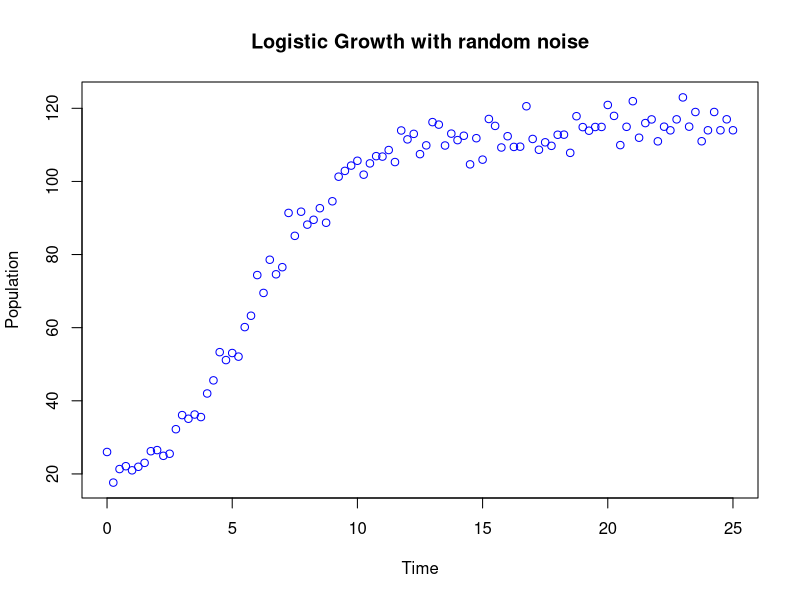
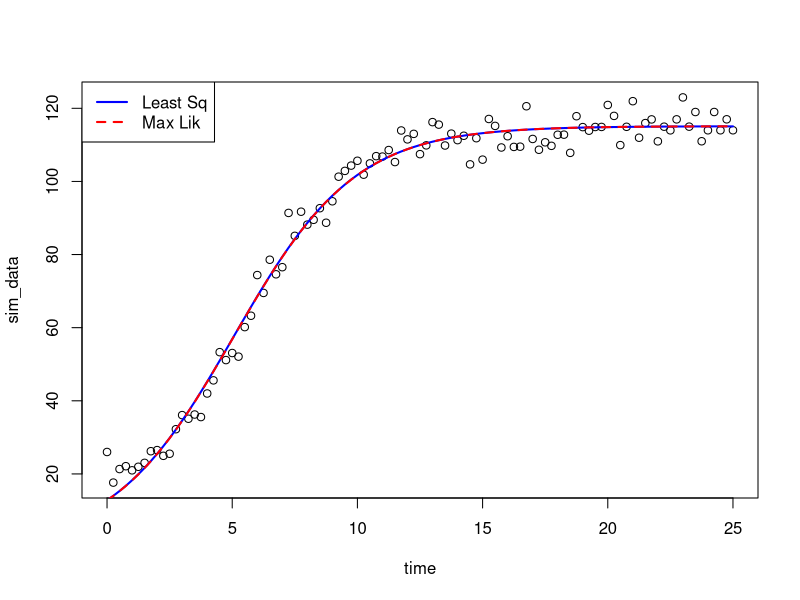

Recreate these plots in R, in order.
## ---- chunk 1
# Parameters
r <- 0.5
K <- 100
error <- 15
y0 <- 5

# Define a logistic growth function with noise
logistic_noised <- function(t, r, K, y0, error) {
  growth <- K / (1 + ((K - y0) / y0) * exp(-r * t))
  return(growth + rpois(1, lambda = error)) # Add random error
}

# Create the time vector
time <- seq(0, 25, 0.25)

# Apply the logistic function over the time vector
sim_data <- sapply(time, logistic_noised, r = r, K = K, y0 = y0, error = error)

# Plot the result
plot(time, sim_data, col = "blue", xlab = "Time", ylab = "Population", main = "Logistic Growth with random noise")
## ---- chunk 2
logistic <- function(t, r, K, y0) {
  K / (1 + ((K - y0) / y0) * exp(-r * t))
}
## ---- chunk 3
# NB : theta is a vector of parameters
SSE <- function(theta) {
  r <- theta[1]
  K <- theta[2]
  y0 <- theta[3]
  mod_pred <- sapply(time, logistic, r = r, K = K, y0 = y0)
  return(sum((sim_data - mod_pred)**2))
}
## ---- chunk 4
ig_r <- 1
ig_K <- 75
ig_y0 <- 2
fitted_params_SSE <- optim(c(ig_r, ig_K, ig_y0), SSE)$par
print(fitted_params_SSE)
## ---- chunk 5
library(deSolve)
## ---- chunk 6
logistic_ODE =function(t,N,parametre){
  r=parametre[1]
  K=parametre[2]
  dNdt = r*(1-N/K)*N
  list(c(dNdt))
}
## ---- chunk 7
MMV <- function(theta){
  r1 <- theta[1]
  K1 <- theta[2]
  N0 <- theta[3]
  sol = ode(y = N0, times = time, func = logistic_ODE, parms = c(r1, K1))
  mod_pred <- sol[, 2]
  loglik = dnorm(sim_data, mean = mod_pred, sd = error, log = TRUE)
  return(sum(loglik))
}
## ---- chunk 8
ig_r <- 0.1
ig_K <- 100
ig_y0 <- 1
fitted_params_MMV <- optim(c(ig_r, ig_K, ig_y0), MMV, control=list(fnscale=-1))$par
print(fitted_params_MMV)
## ---- chunk 9
# estimation LS
mod_pred_LS <- sapply(time, logistic, r = fitted_params_SSE[1], K = fitted_params_SSE[2], y0 = fitted_params_SSE[3])
# estimation ML
mod_pred_ML <- sapply(time, logistic, r = fitted_params_MMV[1], K = fitted_params_MMV[2], y0 = fitted_params_MMV[3])
# plot
plot(time, sim_data)
lines(time, mod_pred_LS, col='blue', lwd=2)
lines(time, mod_pred_ML, col = 'red', lty='dashed', lwd=2)
legend("topleft",
       legend=c("Least Sq","Max Lik"), # Vector with the name of each group
       col = c('blue','red'), # Color of lines or symbols
       border = "black", # Fill box border color
       lty=c('solid','dashed'), 
       lwd=c(2,2)
       )
